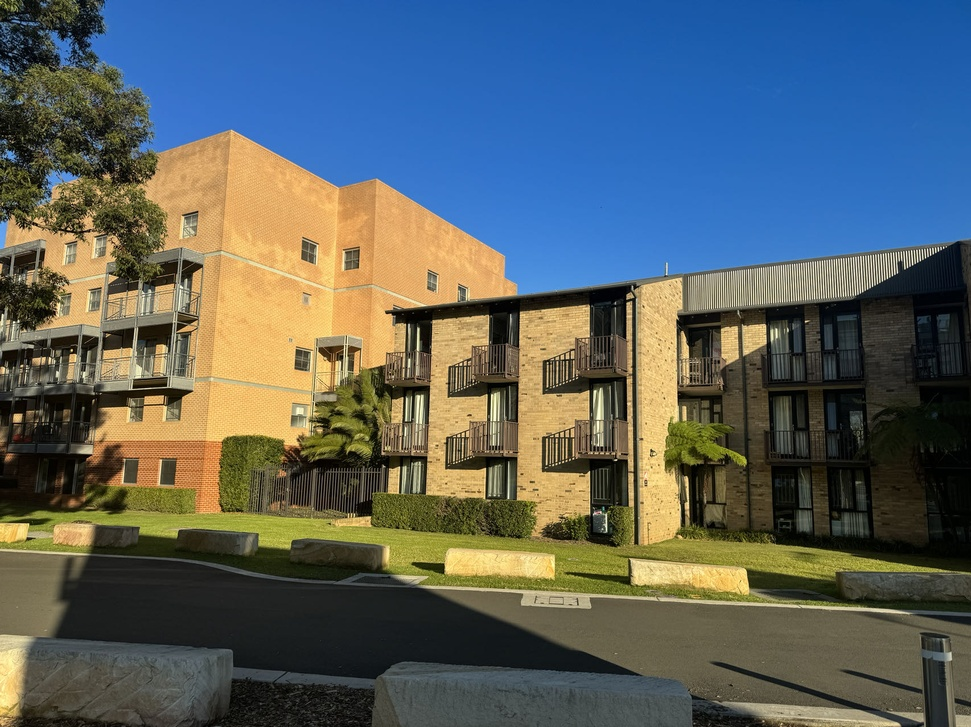
#> input picture lab2/1.jpg, 971 x 727 px, shrunk from 1706 x 1278 before the run
$ python lab2.py
#> lines starting #> are read from the running program, lines starting #| are printed output that depends on the picture
import cv2
import numpy as np
import matplotlib.pyplot as plt

# Load images
image1 = cv2.imread('./1.jpg')
#> image1 is the input picture: shape (727, 971, 3); mean B, G, R 98.5, 98.4, 89.3
image2 = cv2.imread('./2.jpg')
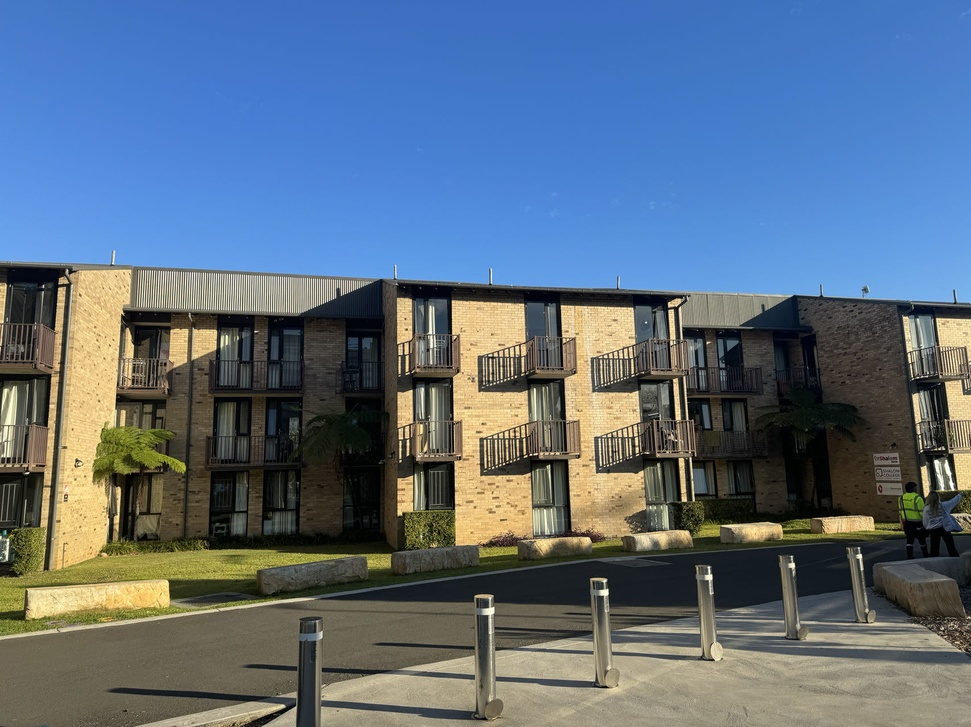
#> input picture lab2/2.jpg, 971 x 727 px, shrunk from 1706 x 1278 before the run
#> image2 is the input picture: shape (727, 971, 3); mean B, G, R 129.1, 110.6, 92.9

# Convert to grayscale
gray1 = cv2.cvtColor(image1, cv2.COLOR_BGR2GRAY)
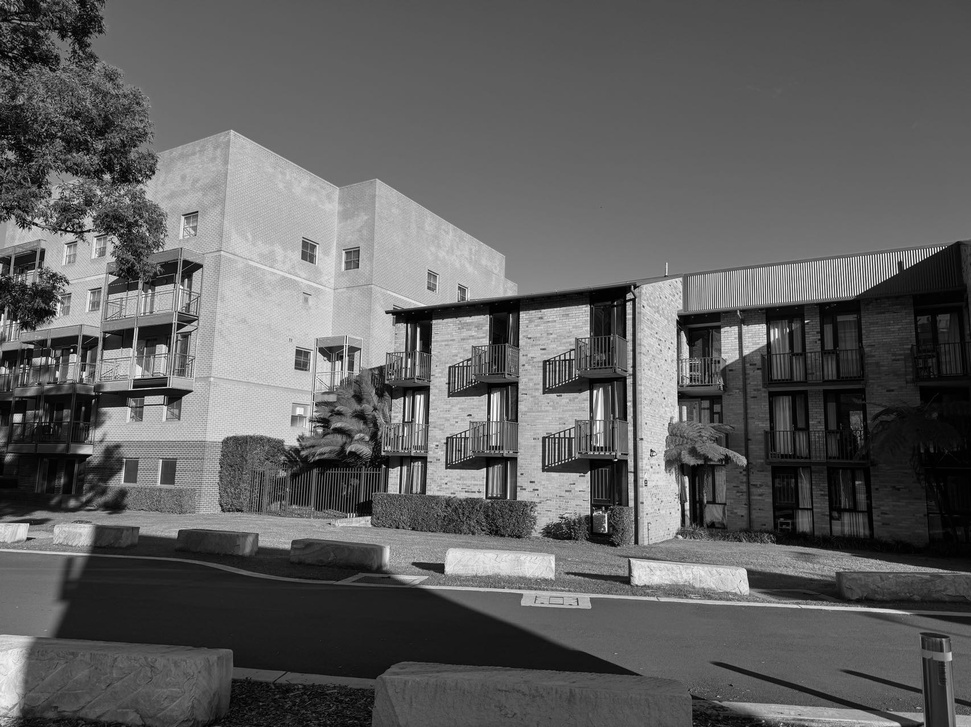
#> gray1: shape (727, 971); min 0, max 254, mean 95.7
gray2 = cv2.cvtColor(image2, cv2.COLOR_BGR2GRAY)
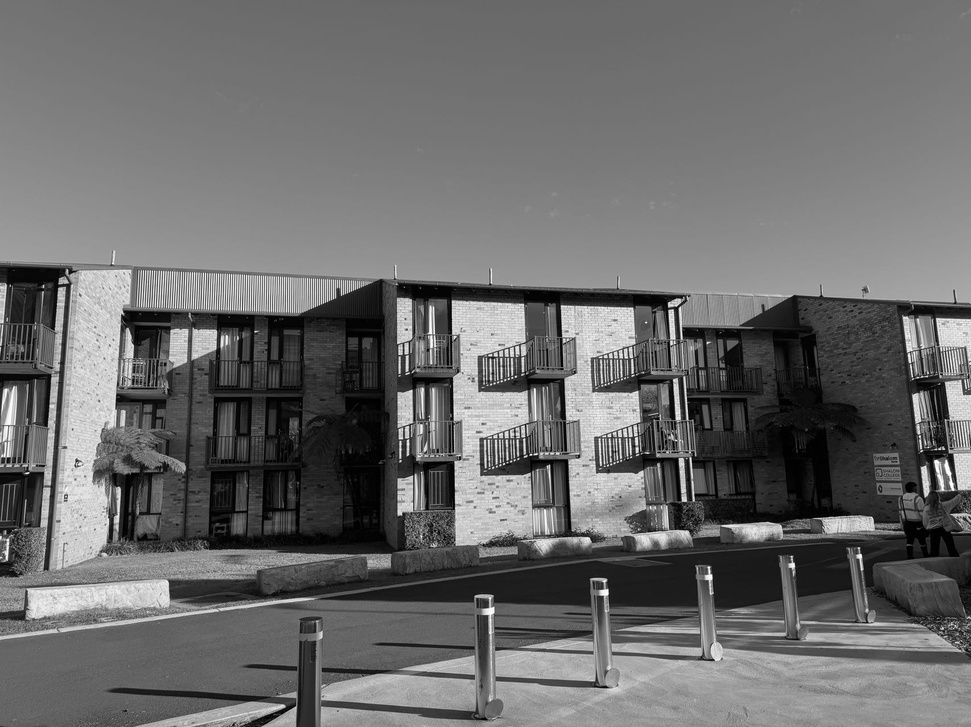
#> gray2: shape (727, 971); min 0, max 255, mean 107.4

# Initialize SIFT detector
sift = cv2.SIFT_create()

# Detect keypoints and descriptors
keypoints1, descriptors1 = sift.detectAndCompute(gray1, None)
#> keypoints1 = 2919 keypoints; strongest (x, y, size): (17, 418, 6), (595, 392, 2.2), (651, 451, 1.9), (687, 505, 3.7)
keypoints2, descriptors2 = sift.detectAndCompute(gray2, None)
#> keypoints2 = 2517 keypoints; strongest (x, y, size): (605, 592, 5.5), (859, 556, 3.5), (792, 565, 4), (709, 577, 4.9)

# Use BFMatcher to find matches
bf = cv2.BFMatcher()
matches = bf.knnMatch(descriptors1, descriptors2, k=2)
#> matches = 2919 matches

# Apply ratio test to select good matches
good_matches = []
for m, n in matches:
    if m.distance < 0.75 * n.distance:
        good_matches.append(m)
#> after the loop, good_matches = 394 matches

# Draw matches
image_matches = cv2.drawMatches(image1, keypoints1, image2, keypoints2, good_matches, None, flags=cv2.DrawMatchesFlags_NOT_DRAW_SINGLE_POINTS)
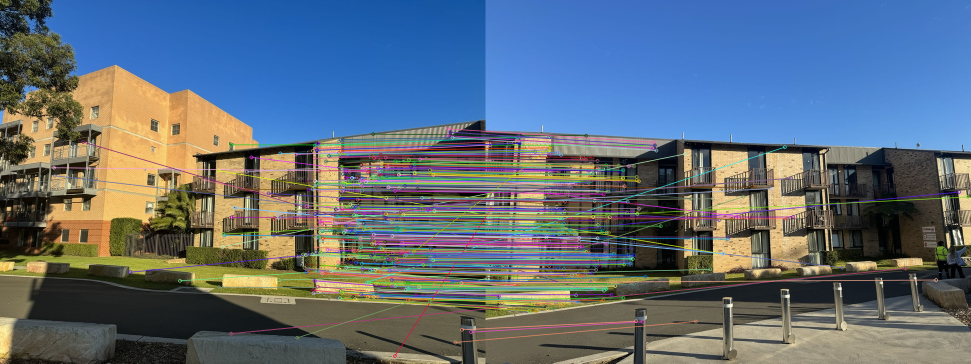
#> image_matches: shape (727, 1942, 3) (shown at 1/2 size); mean B, G, R 122, 109.3, 95.7

# Display matches
plt.figure(figsize=(15, 10))
plt.imshow(cv2.cvtColor(image_matches, cv2.COLOR_BGR2RGB))
plt.title('Keypoint Correspondences')
plt.show()
# Extract location of good matches
src_pts = np.float32([keypoints1[m.queryIdx].pt for m in good_matches]).reshape(-1, 2)
#> src_pts = 394 pairs, first value 107.5 to 941.7, second value 257.2 to 711.6
dst_pts = np.float32([keypoints2[m.trainIdx].pt for m in good_matches]).reshape(-1, 2)
#> dst_pts = 394 pairs, first value 7.83 to 964, second value 271 to 643.1

# Find homography using RANSAC
H, mask = cv2.findHomography(src_pts, dst_pts, cv2.RANSAC, 5.0)
#> H = [[5.66, -0.434, -3178.5], [2.09, 4.58, -1546.5], [0.00487, -0.000194, 1]]; mask = 394 values, max 1 at index 32, min 0 at index 0, mean 0.807

# Warp image1 to the perspective of image2
height1, width1 = image1.shape[:2]
#> height1 = 727; width1 = 971
height2, width2 = image2.shape[:2]
#> height2 = 727; width2 = 971

# Corners of image1
corners_image1 = np.float32([[0, 0], [0, height1], [width1, height1], [width1, 0]]).reshape(-1, 1, 2)
#> corners_image1 = [[0, 0], [0, 727], [971, 727], [971, 0]]

# Transform the corners of image1 using the homography
transformed_corners_image1 = cv2.perspectiveTransform(corners_image1, H)
#> transformed_corners_image1 = [[-3178.5, -1546.5], [-4069, 2073], [358.5, 682.6], [404.8, 84.8]]

# Determine the size of the output image
all_corners = np.concatenate((transformed_corners_image1, np.float32([[0, 0], [0, height2], [width2, height2], [width2, 0]]).reshape(-1, 1, 2)), axis=0)
#> all_corners = [[-3178.5, -1546.5], [-4069, 2073], [358.5, 682.6], [404.8, 84.8], [0, 0], [0, 727], [971, 727], [971, 0]]
[x_min, y_min] = np.int32(all_corners.min(axis=0).ravel())
#> x_min = -4069; y_min = -1546
[x_max, y_max] = np.int32(all_corners.max(axis=0).ravel())
#> x_max = 971; y_max = 2072

translation_dist = [-x_min, -y_min]
#> translation_dist = [4069, 1546]

# Create the translation matrix
H_translation = np.array([[1, 0, translation_dist[0]], [0, 1, translation_dist[1]], [0, 0, 1]])
#> H_translation = [[1, 0, 4069], [0, 1, 1546], [0, 0, 1]]

# Warp images with the translation
result = cv2.warpPerspective(image1, H_translation.dot(H), (x_max-x_min, y_max-y_min))
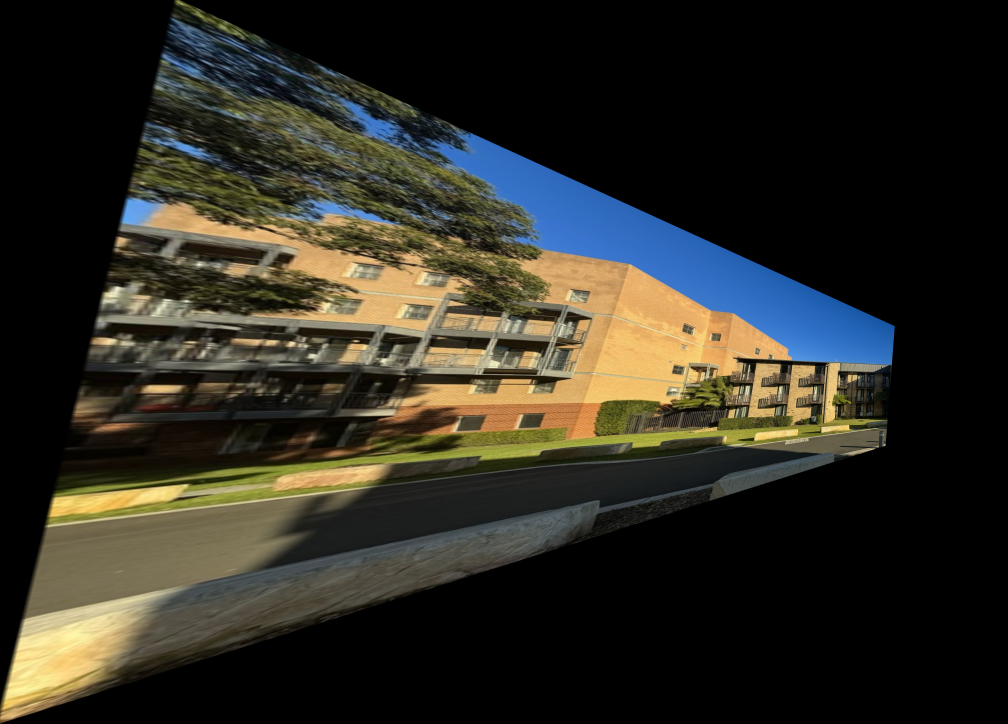
#> result: shape (3618, 5040, 3) (shown at 1/5 size); mean B, G, R 35.1, 43.4, 45.1
result[translation_dist[1]:height2+translation_dist[1], translation_dist[0]:width2+translation_dist[0]] = image2
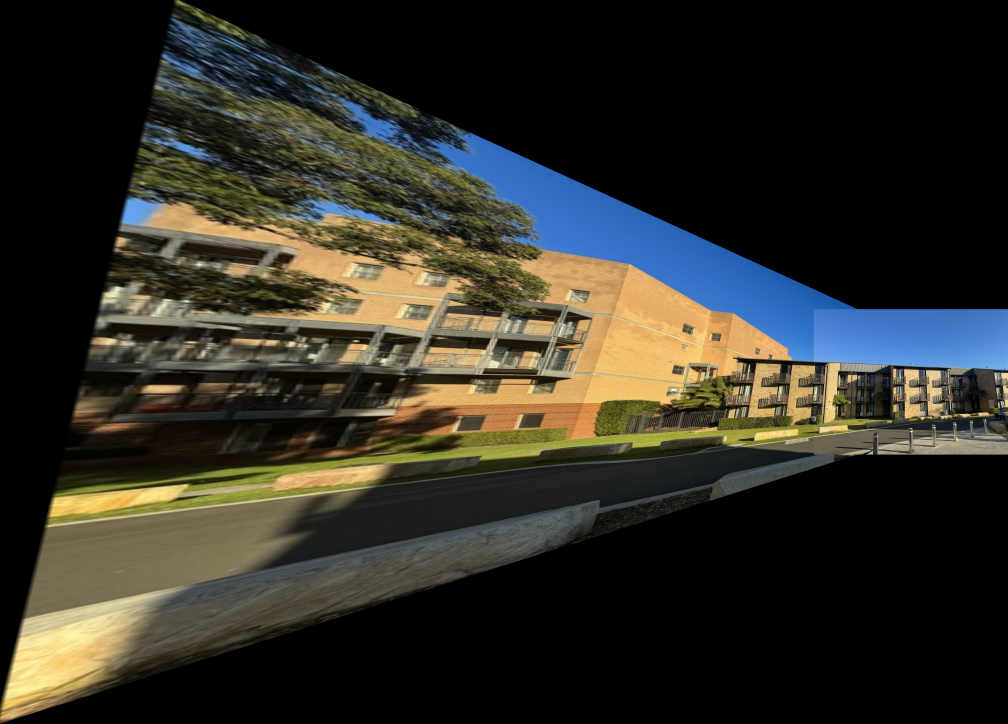
#> result: shape (3618, 5040, 3) (shown at 1/5 size); mean B, G, R 38.5, 46.3, 47.6

# Display the final stitched image
plt.figure(figsize=(15, 10))
plt.imshow(cv2.cvtColor(result, cv2.COLOR_BGR2RGB))
plt.title('Stitched Image')
plt.show()
